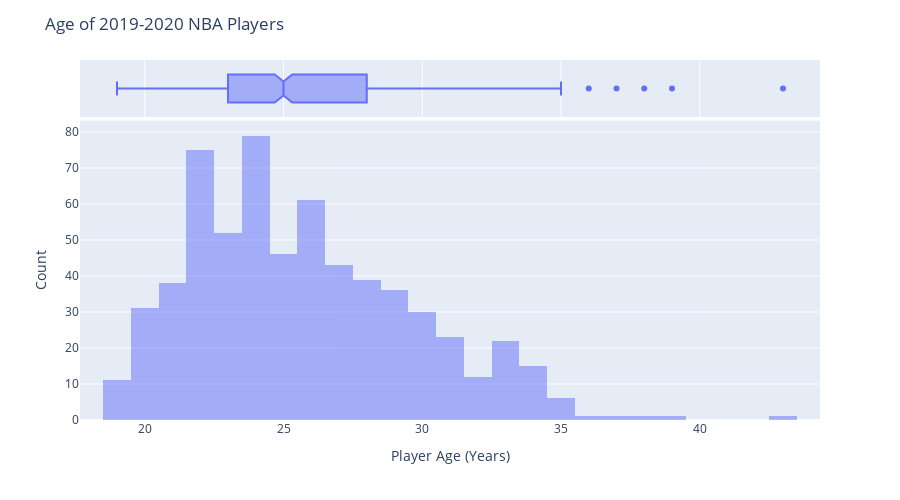

The code cell stored with this chart in its notebook:
### Code cell
fig = px.histogram(basketballData, x="Age", marginal="box",
                   hover_data=basketballData.columns, barmode='overlay')
fig.update_layout(
    height=500,
    title_text='Age of 2019-2020 NBA Players',
    xaxis_title="Player Age (Years)",
    yaxis_title="Count",
)

fig.show()

### Figure 1 — Plotly figure (JSON) as saved in the notebook; plotly's stock layout.template omitted (floating-point values rounded to 4 significant figures; data arrays with more than 128 entries replaced by an {"elided": "..."} marker saying what was removed)
{"data": [{"alignmentgroup": "True", "bingroup": "x", "hovertemplate": "Age=%{x}<br>count=%{y}<extra></extra>", "legendgroup": "", "marker": {"color": "#636efa", "opacity": 0.5}, "name": "", "offsetgroup": "", "orientation": "v", "showlegend": false, "type": "histogram", "x": {"elided": "624 int values"}, "xaxis": "x", "yaxis": "y"}, {"alignmentgroup": "True", "customdata": {"elided": "624x44 mixed values"}, "hovertemplate": "Age=%{customdata[2]}<br>Player=%{customdata[0]}<br>Pos=%{customdata[1]}<br>Tm=%{customdata[3]}<br>G=%{customdata[4]}<br>GS=%{customdata[5]}<br>MP=%{customdata[6]}<br>FG=%{customdata[7]}<br>FGA=%{customdata[8]}<br>FG%=%{customdata[9]}<br>3P=%{customdata[10]}<br>3PA=%{customdata[11]}<br>3P%=%{customdata[12]}<br>2P=%{customdata[13]}<br>2PA=%{customdata[14]}<br>2P%=%{customdata[15]}<br>eFG%=%{customdata[16]}<br>FT=%{customdata[17]}<br>FTA=%{customdata[18]}<br>FT%=%{customdata[19]}<br>ORB=%{customdata[20]}<br>DRB=%{customdata[21]}<br>TRB=%{customdata[22]}<br>AST=%{customdata[23]}<br>STL=%{customdata[24]}<br>BLK=%{customdata[25]}<br>TOV=%{customdata[26]}<br>PF=%{customdata[27]}<br>PTS=%{customdata[28]}<br>TS%=%{customdata[29]}<br>PER=%{customdata[30]}<br>VA=%{customdata[31]}<br>EWA=%{customdata[32]}<br>Rk=%{customdata[33]}<br>TOV%=%{customdata[34]}<br>USG%=%{customdata[35]}<br>OWS=%{customdata[36]}<br>DWS=%{customdata[37]}<br>WS=%{customdata[38]}<br>WS/48=%{customdata[39]}<br>OBPM=%{customdata[40]}<br>DBPM=%{customdata[41]}<br>BPM=%{customdata[42]}<br>VORP=%{customdata[43]}<extra></extra>", "legendgroup": "", "marker": {"color": "#636efa"}, "name": "", "notched": true, "offsetgroup": "", "showlegend": false, "type": "box", "x": {"elided": "624 int values"}, "xaxis": "x2", "yaxis": "y2"}], "layout": {"barmode": "overlay", "height": 500, "legend": {"tracegroupgap": 0}, "margin": {"t": 60}, "title": {"text": "Age of 2019-2020 NBA Players"}, "xaxis": {"anchor": "y", "domain": [0, 1], "title": {"text": "Player Age (Years)"}}, "xaxis2": {"anchor": "y2", "domain": [0, 1], "matches": "x", "showgrid": true, "showticklabels": false}, "yaxis": {"anchor": "x", "domain": [0, 0.8316], "title": {"text": "Count"}}, "yaxis2": {"anchor": "x2", "domain": [0.8416, 1], "matches": "y2", "showgrid": false, "showline": false, "showticklabels": false, "ticks": ""}}}
